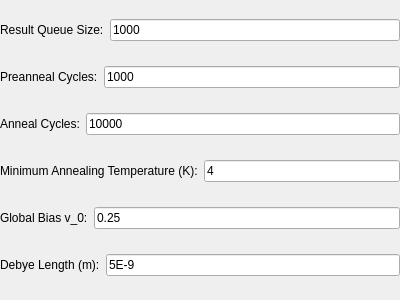
<?xml version="1.0" encoding="UTF-8"?>
<ui version="4.0">
 <class>sim_anneal_vl</class>
 <widget class="QWidget" name="sim_anneal_vl">
  <property name="geometry">
   <rect>
    <x>0</x>
    <y>0</y>
    <width>400</width>
    <height>300</height>
   </rect>
  </property>
  <property name="windowTitle">
   <string>Form</string>
  </property>
  <layout class="QVBoxLayout" name="verticalLayout_2">
   <property name="leftMargin">
    <number>0</number>
   </property>
   <property name="topMargin">
    <number>0</number>
   </property>
   <property name="rightMargin">
    <number>0</number>
   </property>
   <property name="bottomMargin">
    <number>0</number>
   </property>
   <item>
    <layout class="QHBoxLayout" name="result_queue_size_hl">
     <item>
      <widget class="QLabel" name="label_result_queue_size">
       <property name="text">
        <string>Result Queue Size:</string>
       </property>
      </widget>
     </item>
     <item>
      <widget class="QLineEdit" name="le_result_queue_size">
       <property name="text">
        <string>1000</string>
       </property>
      </widget>
     </item>
    </layout>
   </item>
   <item>
    <layout class="QHBoxLayout" name="preanneal_cycles_hl">
     <item>
      <widget class="QLabel" name="label_preanneal_cycles">
       <property name="text">
        <string>Preanneal Cycles:</string>
       </property>
      </widget>
     </item>
     <item>
      <widget class="QLineEdit" name="le_preanneal_cycles">
       <property name="text">
        <string>1000</string>
       </property>
      </widget>
     </item>
    </layout>
   </item>
   <item>
    <layout class="QHBoxLayout" name="anneal_cycles_hl">
     <item>
      <widget class="QLabel" name="label_anneal_cycles">
       <property name="text">
        <string>Anneal Cycles:</string>
       </property>
      </widget>
     </item>
     <item>
      <widget class="QLineEdit" name="le_anneal_cycles">
       <property name="text">
        <string>10000</string>
       </property>
      </widget>
     </item>
    </layout>
   </item>
   <item>
    <layout class="QHBoxLayout" name="min_T_hl">
     <item>
      <widget class="QLabel" name="label_min_T">
       <property name="text">
        <string>Minimum Annealing Temperature (K):</string>
       </property>
      </widget>
     </item>
     <item>
      <widget class="QLineEdit" name="le_min_T">
       <property name="text">
        <string>4</string>
       </property>
      </widget>
     </item>
    </layout>
   </item>
   <item>
    <layout class="QHBoxLayout" name="global_v0_hl">
     <item>
      <widget class="QLabel" name="label_global_v0">
       <property name="text">
        <string>Global Bias v_0:</string>
       </property>
      </widget>
     </item>
     <item>
      <widget class="QLineEdit" name="le_global_v0">
       <property name="text">
        <string>0.25</string>
       </property>
      </widget>
     </item>
    </layout>
   </item>
   <item>
    <layout class="QHBoxLayout" name="debye_length_hl">
     <item>
      <widget class="QLabel" name="label_debye_length">
       <property name="text">
        <string>Debye Length (m):</string>
       </property>
      </widget>
     </item>
     <item>
      <widget class="QLineEdit" name="le_debye_length">
       <property name="text">
        <string>5E-9</string>
       </property>
      </widget>
     </item>
    </layout>
   </item>
  </layout>
 </widget>
 <resources/>
 <connections/>
</ui>
